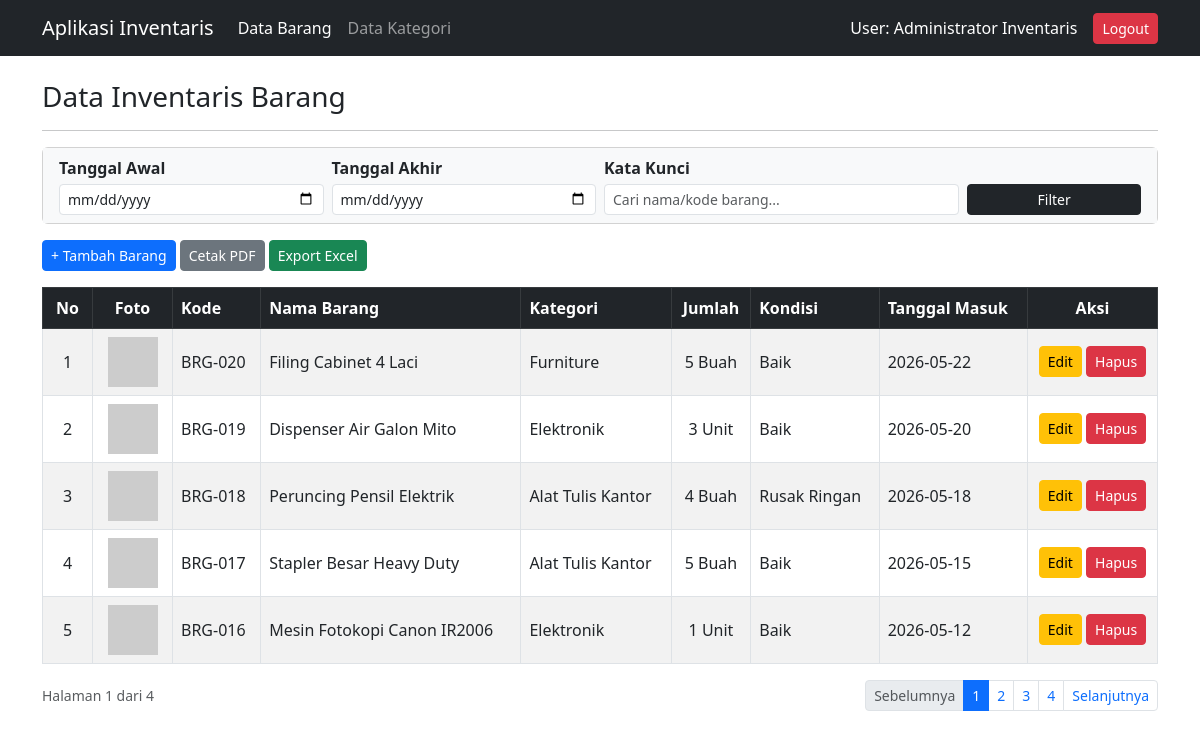
/index.php (signed in), run on the app's committed database.
### tables this page shows
CREATE TABLE IF NOT EXISTS `barang` (
  `id_barang` INT AUTO_INCREMENT PRIMARY KEY,
  `kode_barang` VARCHAR(30) NOT NULL UNIQUE,
  `nama_barang` VARCHAR(150) NOT NULL,
  `id_kategori` INT NOT NULL,
  `jumlah` INT NOT NULL DEFAULT 0,
  `satuan` VARCHAR(30) NOT NULL,
  `kondisi` ENUM('Baik', 'Rusak Ringan', 'Rusak Berat') NOT NULL DEFAULT 'Baik',
  `foto` VARCHAR(255) DEFAULT NULL,
  `tanggal_masuk` DATE NOT NULL,
  FOREIGN KEY (`id_kategori`) REFERENCES `kategori`(`id_kategori`) ON DELETE CASCADE ON UPDATE CASCADE
);

CREATE TABLE IF NOT EXISTS `kategori` (
  `id_kategori` INT AUTO_INCREMENT PRIMARY KEY,
  `nama_kategori` VARCHAR(100) NOT NULL,
  `keterangan` VARCHAR(255) DEFAULT NULL
);

### config/koneksi.php (called while the page is built, shortened)
<?php
function e($string) {
    return htmlspecialchars($string ?? '', ENT_QUOTES, 'UTF-8');
}
?>

### index.php (the view, shortened to what this page needs)
<?php
require_once 'config/koneksi.php';
$limit = 5;
$halaman = isset($_GET['halaman']) ? max(1, intval($_GET['halaman'])) : 1;
$offset = ($halaman - 1) * $limit;
$keyword = isset($_GET['cari']) ? trim($_GET['cari']) : '';
$tgl_awal = isset($_GET['tgl_awal']) ? trim($_GET['tgl_awal']) : '';
$tgl_akhir = isset($_GET['tgl_akhir']) ? trim($_GET['tgl_akhir']) : '';
$where = "WHERE 1=1";
$query_count = "SELECT COUNT(*) as total FROM barang b JOIN kategori k ON b.id_kategori = k.id_kategori $where";
$res_count = mysqli_query($koneksi, $query_count);
$total_data = mysqli_fetch_assoc($res_count)['total'];
$query = "SELECT b.*, k.nama_kategori
          FROM barang b
          JOIN kategori k ON b.id_kategori = k.id_kategori
          $where
          ORDER BY b.id_barang DESC
          LIMIT $limit OFFSET $offset";
$result_barang = mysqli_query($koneksi, $query);
$total_halaman = ceil($total_data / $limit);
$param_url = "";
?>
<!DOCTYPE html>
<html lang="id">
<head>
    <link href="https://cdn.jsdelivr.net/npm/bootstrap@5.3.0/dist/css/bootstrap.min.css" rel="stylesheet">
</head>
<body>
<nav class="navbar navbar-expand-lg navbar-dark bg-dark">
  <div class="container">
    <a class="navbar-brand" href="index.php">Aplikasi Inventaris</a>
    <div class="collapse navbar-collapse" id="navbarNav">
      <ul class="navbar-nav me-auto">
        <li class="nav-item">
          <a class="nav-link active" href="index.php">Data Barang</a>
        </li>
        <li class="nav-item">
          <a class="nav-link" href="kategori.php">Data Kategori</a>
        </li>
      </ul>
      <div class="d-flex align-items-center text-white">
        <span class="me-3">User: <?= e($_SESSION['nama_lengkap']); ?></span>
        <a href="logout.php" class="btn btn-danger btn-sm" onclick="return confirm('Yakin ingin logout?')">Logout</a>
      </div>
    </div>
  </div>
</nav>
<div class="container my-4">
    <h3>Data Inventaris Barang</h3>
    <hr>
    <div class="card mb-3">
        <div class="card-body py-2 bg-light">
            <form action="index.php" method="GET" class="row g-2 align-items-end">
                <div class="col-md-3">
                    <label class="form-label form-label-sm mb-1 fw-bold">Tanggal Awal</label>
                    <input type="date" name="tgl_awal" class="form-control form-control-sm" value="<?= e($tgl_awal); ?>">
                </div>
                <div class="col-md-3">
                    <label class="form-label form-label-sm mb-1 fw-bold">Tanggal Akhir</label>
                    <input type="date" name="tgl_akhir" class="form-control form-control-sm" value="<?= e($tgl_akhir); ?>">
                </div>
                <div class="col-md-4">
                    <label class="form-label form-label-sm mb-1 fw-bold">Kata Kunci</label>
                    <input type="text" name="cari" class="form-control form-control-sm" placeholder="Cari nama/kode barang..." value="<?= e($keyword); ?>">
                </div>
                <div class="col-md-2 d-flex gap-1">
                    <button type="submit" class="btn btn-dark btn-sm flex-fill">Filter</button>
                </div>
            </form>
        </div>
    </div>
    <div class="mb-3">
        <a href="barang_tambah.php" class="btn btn-primary btn-sm">+ Tambah Barang</a>
        <a href="export_pdf.php?<?= ltrim($param_url, '&'); ?>" target="_blank" class="btn btn-secondary btn-sm">Cetak PDF</a>
        <a href="export_excel.php?<?= ltrim($param_url, '&'); ?>" target="_blank" class="btn btn-success btn-sm">Export Excel</a>
    </div>
    <table class="table table-bordered table-striped align-middle">
        <thead class="table-dark">
            <tr>
                <th class="text-center" width="50">No</th>
                <th class="text-center" width="80">Foto</th>
                <th>Kode</th>
                <th>Nama Barang</th>
                <th>Kategori</th>
                <th class="text-center">Jumlah</th>
                <th>Kondisi</th>
                <th>Tanggal Masuk</th>
                <th class="text-center" width="130">Aksi</th>
            </tr>
        </thead>
        <tbody>
            <?php
            $no = $offset + 1;
            if (mysqli_num_rows($result_barang) > 0):
                while ($row = mysqli_fetch_assoc($result_barang)):
                    $foto_path = (!empty($row['foto']) && file_exists('uploads/' . $row['foto']))
                                ? 'uploads/' . $row['foto']
                                : 'https://via.placeholder.com/80?text=No+Img';
            ?>
            <tr>
                <td class="text-center"><?= $no++; ?></td>
                <td class="text-center">
                    <img src="<?= e($foto_path); ?>" alt="Foto" width="50" height="50" style="object-fit: cover;">
                </td>
                <td><?= e($row['kode_barang']); ?></td>
                <td><?= e($row['nama_barang']); ?></td>
                <td><?= e($row['nama_kategori']); ?></td>
                <td class="text-center"><?= e($row['jumlah']); ?> <?= e($row['satuan']); ?></td>
                <td><?= e($row['kondisi']); ?></td>
                <td><?= e($row['tanggal_masuk']); ?></td>
                <td class="text-center">
                    <a href="barang_edit.php?id=<?= $row['id_barang']; ?>" class="btn btn-warning btn-sm">Edit</a>
                    <a href="barang_hapus.php?id=<?= $row['id_barang']; ?>" class="btn btn-danger btn-sm" onclick="return confirm('Hapus data ini?')">Hapus</a>
                </td>
            </tr>
            <?php
                endwhile;
            else:
            ?>
            <tr>
                <td colspan="9" class="text-center">Data tidak ditemukan.</td>
            </tr>
            <?php endif; ?>
        </tbody>
    </table>
    <?php if ($total_halaman > 1): ?>
    <div class="d-flex justify-content-between align-items-center">
        <small class="text-muted">Halaman <?= $halaman; ?> dari <?= $total_halaman; ?></small>
        <ul class="pagination pagination-sm mb-0">
            <li class="page-item <?= ($halaman <= 1) ? 'disabled' : ''; ?>">
                <a class="page-link" href="index.php?halaman=<?= $halaman - 1; ?><?= $param_url; ?>">Sebelumnya</a>
            </li>
            <?php for ($i = 1; $i <= $total_halaman; $i++): ?>
                <li class="page-item <?= ($i == $halaman) ? 'active' : ''; ?>">
                    <a class="page-link" href="index.php?halaman=<?= $i; ?><?= $param_url; ?>"><?= $i; ?></a>
                </li>
            <?php endfor; ?>
            <li class="page-item <?= ($halaman >= $total_halaman) ? 'disabled' : ''; ?>">
                <a class="page-link" href="index.php?halaman=<?= $halaman + 1; ?><?= $param_url; ?>">Selanjutnya</a>
            </li>
        </ul>
    </div>
    <?php endif; ?>
</div>
</body>
</html>

### data on the page
barang: kode_barang "BRG-020", nama_barang "Filing Cabinet 4 Laci", id_kategori.nama_kategori "Furniture", jumlah "5", satuan "Buah", kondisi "Baik", tanggal_masuk "2026-05-22"
barang: kode_barang "BRG-019", nama_barang "Dispenser Air Galon Mito", id_kategori.nama_kategori "Elektronik", jumlah "3", satuan "Unit", kondisi "Baik", tanggal_masuk "2026-05-20"
barang: kode_barang "BRG-018", nama_barang "Peruncing Pensil Elektrik", id_kategori.nama_kategori "Alat Tulis Kantor", jumlah "4", satuan "Buah", kondisi "Rusak Ringan", tanggal_masuk "2026-05-18"
barang: kode_barang "BRG-017", nama_barang "Stapler Besar Heavy Duty", id_kategori.nama_kategori "Alat Tulis Kantor", jumlah "5", satuan "Buah", kondisi "Baik", tanggal_masuk "2026-05-15"
barang: kode_barang "BRG-016", nama_barang "Mesin Fotokopi Canon IR2006", id_kategori.nama_kategori "Elektronik", jumlah "1", satuan "Unit", kondisi "Baik", tanggal_masuk "2026-05-12"

### other printed values
$_SESSION['nama_lengkap'] "Administrator Inventaris"
$halaman "1"
$total_halaman "4"
